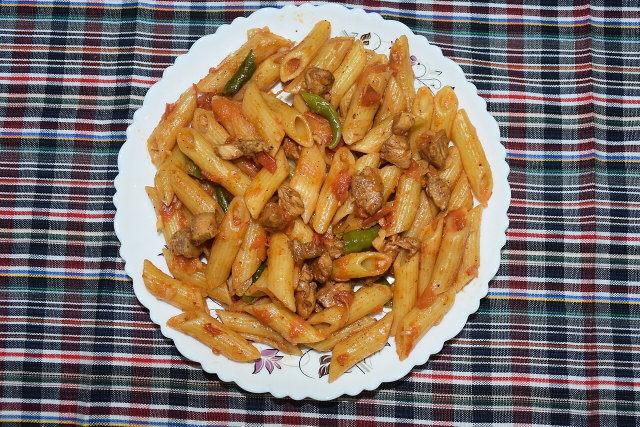
#> input picture eval/images/food/food_sample.jpg, 1280 x 853 px (shown at 1/2 size)
$ python -i cutout_refiner.py   (imports and definitions only)
#> lines starting #> are read from the running program, lines starting #| are printed output that depends on the picture
"""
Universal, content-agnostic cutout refiner and alpha matte processing pipeline.

Replaces brittle, overfit heuristics with:
1. Edge-aware guided upsampling snapping probability masks to high-frequency image edges.
2. Content-agnostic connected-component selection (preserves groups, detached items, hair).
3. Saliency and size-adaptive hole filling (preserves handles, gaps, voids).
4. Histogram-informed adaptive alpha curves (eliminates haze while keeping fine hair/fur).
5. Physical foreground color decontamination (removes background bleed and edge halos).
6. Preserves legacy poster heuristics behind the explicit `legacy_poster_mode=True` flag.
"""

import logging
import os
from typing import Dict, List, Optional, Tuple, Union

import cv2
import numpy as np
from PIL import Image

logger = logging.getLogger(__name__)


def _box(x, r):
    k = 2 * r + 1
    return cv2.boxFilter(x, -1, (k, k), borderType=cv2.BORDER_REFLECT)


def fast_guided_filter(guide_gray, src_mask, radius=8, eps=1e-3):
    I = np.clip(guide_gray, 0.0, 1.0).astype(np.float32)
    p = np.clip(src_mask, 0.0, 1.0).astype(np.float32)
    mean_I, mean_p = _box(I, radius), _box(p, radius)
    cov_Ip = _box(I * p, radius) - mean_I * mean_p
    var_I = _box(I * I, radius) - mean_I * mean_I
    a = cov_Ip / (var_I + eps)
    b = mean_p - a * mean_I
    return np.clip(_box(a, radius) * I + _box(b, radius), 0.0, 1.0)


def decontaminate_foreground_colors(rgb_u8, alpha_u8, solid_thresh=0.95):
    """Replace edge-pixel colors with colors diffused from solid interior pixels."""
    a = alpha_u8.astype(np.float32) / 255.0
    rgb = rgb_u8.astype(np.float32)
    solid = (a >= solid_thresh).astype(np.float32)

    est = np.zeros_like(rgb)
    have = np.zeros(a.shape, dtype=bool)
    for k in (7, 21, 51):                      # grow search radius progressively
        num = cv2.boxFilter(rgb * solid[..., None], -1, (k, k), normalize=False)
        den = cv2.boxFilter(solid, -1, (k, k), normalize=False)
        ok = (den > 1.0) & ~have
        est[ok] = num[ok] / den[ok][:, None]
        have |= ok

    # weight: 0 at alpha>=0.95, 1 at alpha<=0.5 (fully replace contaminated pixels)
    wt = np.clip((solid_thresh - a) / (solid_thresh - 0.5), 0.0, 1.0)[..., None]
    need = ((a > 0) & (a < solid_thresh) & have)[..., None]
    out = np.where(need, rgb * (1.0 - wt) + est * wt, rgb)
    out[alpha_u8 == 0] = 0
    return np.clip(out, 0, 255).astype(np.uint8)


class CutoutRefiner:
    """
    Universal, content-agnostic cutout refiner.
    Suitable for portraits, multi-person groups, fine hair, animals/pets,
    products, transparent glass, vehicles, and complex graphics.
    """

    # tunables: tune on the failure set
    REL_KEEP = 0.12          # keep components >= 12% of the largest (group photos)
    SECONDARY_REL = 0.03     # smaller objects must be this confident...
    SECONDARY_CONF = 0.85
    NEAR_FRAC = 0.03         # satellites must be within 3% of long side of the main subject
    HOLE_MAX_FRAC = 0.0001   # only fill pinholes

    def __init__(
        self,
        low_threshold: float = 0.12,
        high_threshold: float = 0.90,
    ):
#> further down, picture is the input picture: PIL image 1280x853 RGB; mean R, G, B 134.8, 114.3, 96.9
#> in clean_rgba_image, `raw_alpha = np.array(rgba.split()[-1], dtype=np.uint8)`: raw_alpha: shape (853, 1280); every value is 255
        self.low_threshold = low_threshold
        self.high_threshold = high_threshold

        # Optional Haar face detector used ONLY as a soft prior when legacy_poster_mode=True
        self._face_cascade = None
        try:
            cascade_path = os.path.join(cv2.data.haarcascades, "haarcascade_frontalface_default.xml")
            if os.path.exists(cascade_path):
                self._face_cascade = cv2.CascadeClassifier(cascade_path)
        except Exception:
            self._face_cascade = None

    def refine_alpha_mask(
        self,
        raw_mask: np.ndarray,
        target_size: Optional[Tuple[int, int]] = None,
        rgb_image: Optional[Union[Image.Image, np.ndarray]] = None,
        subject_only: bool = True,
        legacy_poster_mode: bool = False,
    ) -> np.ndarray:
        """
        Refines a raw neural probability map (0..1 or 0..255) into a clean alpha mask (uint8, 0..255).
        """
#> called with target_size = (1280, 853), subject_only = True, legacy_poster_mode = False
        # If legacy mode explicitly requested, invoke legacy heuristics
        if legacy_poster_mode:
            return self._refine_legacy_poster(
                raw_mask=raw_mask,
                target_size=target_size,
                rgb_image=rgb_image,
                subject_only=subject_only,
            )

        # Normalize raw_mask to float32 [0.0, 1.0]
        m = raw_mask.astype(np.float32)
#> m: shape (853, 1280) float32; every value is 255
        if m.max() > 1.0:
            m = m / 255.0
#> m: shape (853, 1280) float32; every value is 1
        m = np.clip(m, 0.0, 1.0)

        # Extract RGB array if available
        rgb_arr = None
        if rgb_image is not None:
            if isinstance(rgb_image, Image.Image):
                rgb_arr = np.array(rgb_image.convert("RGB"), dtype=np.uint8)
            else:
                rgb_arr = rgb_image.astype(np.uint8)

        # Target dimensions (width, height)
        if target_size is not None:
            tw, th = target_size
        elif rgb_arr is not None:
            th, tw = rgb_arr.shape[:2]
        else:
            th, tw = m.shape[:2]

        return self._refine_general(m, rgb_arr, tw, th)

    def _refine_general(self, m, rgb_arr, tw, th):
#> called with tw = 1280, th = 853
        long_side = max(tw, th)
        img_area = tw * th

        # 1. upsample + snap to image edges (radius scales with resolution)
        if m.shape[:2] != (th, tw):
            m = cv2.resize(m, (tw, th), interpolation=cv2.INTER_LINEAR)
        if rgb_arr is not None and rgb_arr.shape[:2] == (th, tw):
            guide = cv2.cvtColor(rgb_arr, cv2.COLOR_RGB2GRAY).astype(np.float32) / 255.0
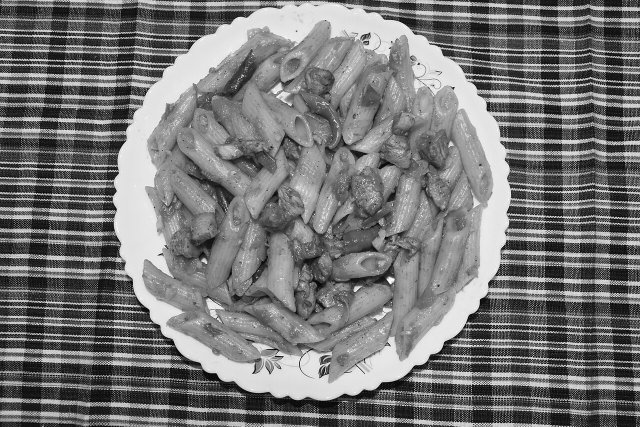
#> guide: shape (853, 1280) float32 (shown at 1/2 size); min 0, max 1, mean 0.465
            m = fast_guided_filter(guide, m, radius=int(np.clip(long_side / 250, 4, 16)), eps=1e-4)
#> in _box, `return cv2.boxFilter(x, -1, (k, k), borderType=cv2.BORDER_REFLECT)`:
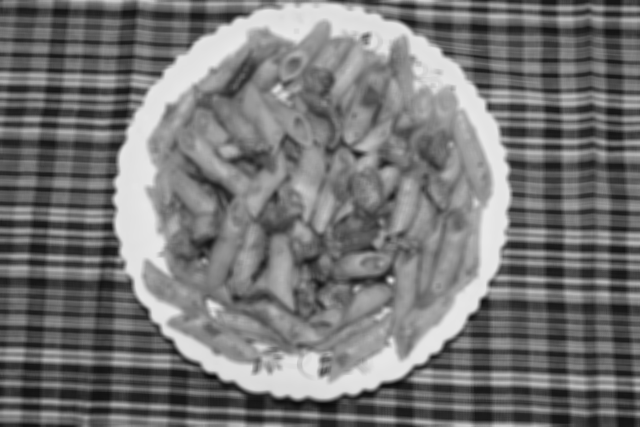
#> returned value: shape (853, 1280) float32 (shown at 1/2 size); min 0.042, max 0.916, mean 0.465
#> in fast_guided_filter, `cov_Ip = _box(I * p, radius) - mean_I * mean_p`: cov_Ip: shape (853, 1280) float32; every value is 0
#> call 4 of _box, with r = 5
#> in _box (call 4), `return cv2.boxFilter(x, -1, (k, k), borderType=cv2.BORDER_REFLECT)`:
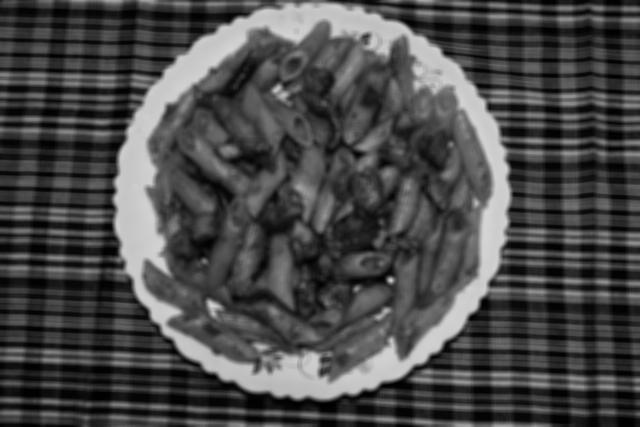
#> returned value: shape (853, 1280) float32 (shown at 1/2 size); min 0.00207, max 0.84, mean 0.29
#> in fast_guided_filter, `var_I = _box(I * I, radius) - mean_I * mean_I`:
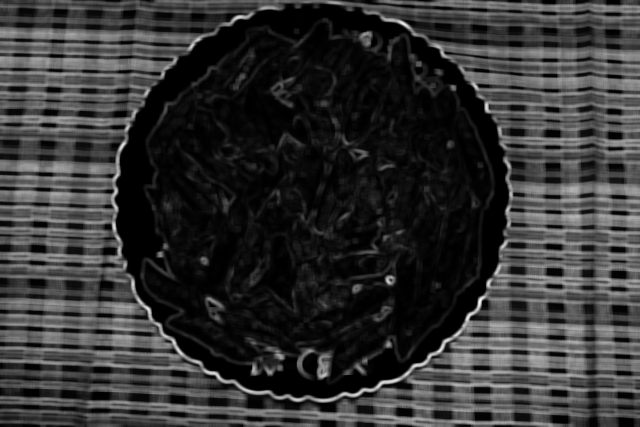
#> var_I: shape (853, 1280) float32 (shown at 1/2 size); min 1.19e-07, max 0.166, mean 0.0338; drawn with min black and max white

        # 2. component selection relative to the main subject
        n, labels, stats, _ = cv2.connectedComponentsWithStats(
            (m > 0.5).astype(np.uint8), connectivity=8)
#> labels: shape (853, 1280) int32; every value is 1
#> n = 2; stats = [[-1, 2147483647, 0, 0, 0], [0, 0, 1280, 853, 1091840]]
        if n <= 1:
            return self._curve(m)                      # nothing confident: don't return empty
        areas = stats[:, cv2.CC_STAT_AREA].astype(np.float64)
#> areas = [0, 1091840]
        conf = np.bincount(labels.ravel(), weights=m.ravel(), minlength=n) / np.maximum(areas, 1)
#> conf = [0, 1]
        largest = areas[1:].max()
#> largest = 1091840

        keep = np.zeros(n, dtype=bool)
#> keep = [False, False]
        keep[1:] = (areas[1:] >= self.REL_KEEP * largest) | (
            (areas[1:] >= self.SECONDARY_REL * largest) & (conf[1:] >= self.SECONDARY_CONF))

        main = keep[labels]
#> main: shape (853, 1280) bool; every value is 1
        dist = cv2.distanceTransform((~main).astype(np.uint8), cv2.DIST_L2, 3)
        near_cnt = np.bincount(labels[dist <= self.NEAR_FRAC * long_side].ravel(), minlength=n)
#> near_cnt = [0, 1091840]
        sat = (~keep) & (near_cnt > 0) & (areas >= 0.00003 * img_area) & (conf >= 0.55)
#> sat = [False, False]
        sat[0] = False
        keep |= sat
#> keep = [False, True]
        kept = keep[labels]
        kept_u8 = kept.astype(np.uint8)

        # 3. fill only enclosed pinholes, and actually make them opaque
        nh, hl, hs, _ = cv2.connectedComponentsWithStats(1 - kept_u8, connectivity=4)
#> nh = 1; hs = [[0, 0, 1280, 853, 1091840]]
        harea = hs[:, cv2.CC_STAT_AREA].astype(np.float64)
#> harea = [1091840]
        hconf = np.bincount(hl.ravel(), weights=m.ravel(), minlength=nh) / np.maximum(harea, 1)
#> hconf = [1]
        fill = (harea < self.HOLE_MAX_FRAC * img_area) & (hconf < 0.35)
#> fill = [False]
        fill[0] = False
        fill[np.unique(np.concatenate([hl[0], hl[-1], hl[:, 0], hl[:, -1]]))] = False

        # 4. keep the SOFT edge band around kept subjects (hair, fur, anti-aliasing)
        band = int(np.clip(long_side / 300, 3, 12))
        kern = cv2.getStructuringElement(cv2.MORPH_ELLIPSE, (2 * band + 1, 2 * band + 1))
        m_ref = m * cv2.dilate(kept_u8, kern).astype(np.float32)
        m_ref[fill[hl]] = 1.0

        return self._curve(m_ref)

    def _curve(self, m):
        lo, hi = self.low_threshold, self.high_threshold
        t = np.clip((m - lo) / max(hi - lo, 1e-4), 0.0, 1.0)
        return ((t * t * (3.0 - 2.0 * t)) * 255.0 + 0.5).astype(np.uint8)

    def apply_cutout(
        self,
        rgb_image: Union[Image.Image, np.ndarray],
        alpha_mask: Union[np.ndarray, Image.Image],
        defringe_edges: bool = True,
    ) -> Image.Image:
        """
        Composites alpha mask with RGB image using foreground color decontamination.
        Ensures straight-alpha output with zeroed background RGB pixels.
        """
#> called with defringe_edges = True
        if isinstance(rgb_image, Image.Image):
            orig_rgb = np.array(rgb_image.convert("RGB"), dtype=np.uint8)
        else:
            orig_rgb = rgb_image.astype(np.uint8)

        h, w = orig_rgb.shape[:2]
#> h = 853; w = 1280

        if isinstance(alpha_mask, Image.Image):
            alpha_arr = np.array(alpha_mask.convert("L"), dtype=np.uint8)
        else:
            alpha_arr = alpha_mask.astype(np.uint8)

        if alpha_arr.shape[:2] != (h, w):
            alpha_arr = cv2.resize(alpha_arr, (w, h), interpolation=cv2.INTER_LINEAR)

        # Decontaminate background color bleed from edges
        if defringe_edges:
            clean_rgb = decontaminate_foreground_colors(orig_rgb, alpha_arr)
#> the loop in decontaminate_foreground_colors, `for k in (7, 21, 51):` made 3 passes
#> pass 1, in decontaminate_foreground_colors, `num = cv2.boxFilter(rgb * solid[..., None], -1, (k, k), normalize=False)`:
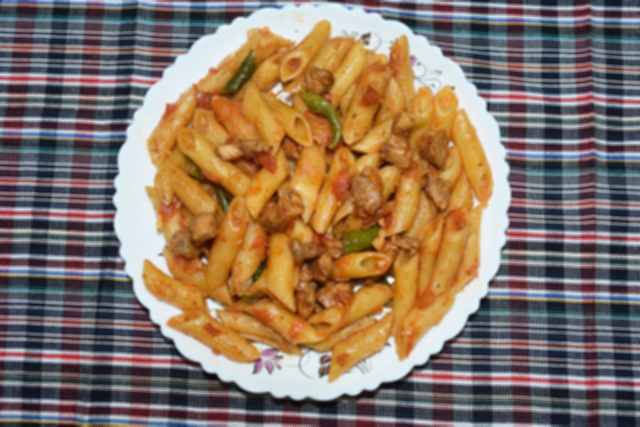
#> num: shape (853, 1280, 3) float32 (shown at 1/2 size); mean R, G, B 6604.5, 5601.8, 4751.1; drawn with min black and max white
#> pass 2, in decontaminate_foreground_colors, `num = cv2.boxFilter(rgb * solid[..., None], -1, (k, k), normalize=False)`:
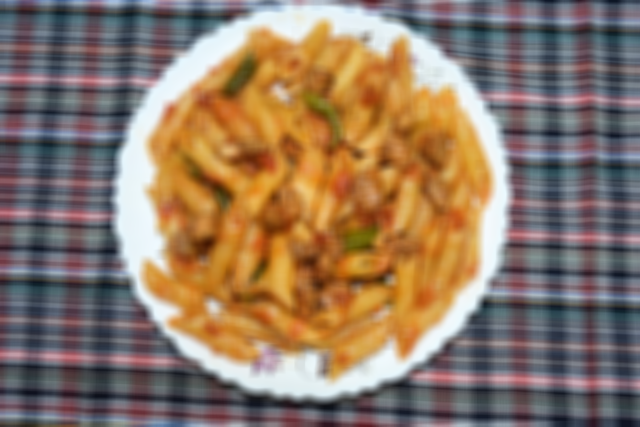
#> num: shape (853, 1280, 3) float32 (shown at 1/2 size); mean R, G, B 59438.9, 50430.4, 42759.9; drawn with min black and max white
#> in decontaminate_foreground_colors, `need = ((a > 0) & (a < solid_thresh) & have)[..., None]`: need: shape (853, 1280, 1) bool; every value is 0
        else:
            clean_rgb = orig_rgb.copy()
            clean_rgb[alpha_arr == 0] = 0

        # Construct RGBA
        rgba = np.dstack([clean_rgb, alpha_arr])
        return Image.fromarray(rgba, mode="RGBA")

    def clean_rgba_image(
        self,
        rgba_image: Image.Image,
        subject_only: bool = True,
        legacy_poster_mode: bool = False,
    ) -> Image.Image:
        """
        Cleans existing RGBA image (e.g. from cloud inference or local session).
        """
        rgba = rgba_image.convert("RGBA")
        orig_rgb = rgba.convert("RGB")
        raw_alpha = np.array(rgba.split()[-1], dtype=np.uint8)

        refined_alpha = self.refine_alpha_mask(
            raw_alpha,
            target_size=rgba.size,
            rgb_image=orig_rgb,
            subject_only=subject_only,
            legacy_poster_mode=legacy_poster_mode,
        )
        return self.apply_cutout(orig_rgb, refined_alpha, defringe_edges=True)

    # [88 lines left out: functions evaluate_quality_gate, _refine_legacy_poster, not called in this run]


cutout_refiner = CutoutRefiner()

>>> from PIL import Image
>>> picture = Image.open('../../eval/images/food/food_sample.jpg')
>>> result = CutoutRefiner().clean_rgba_image(picture)
